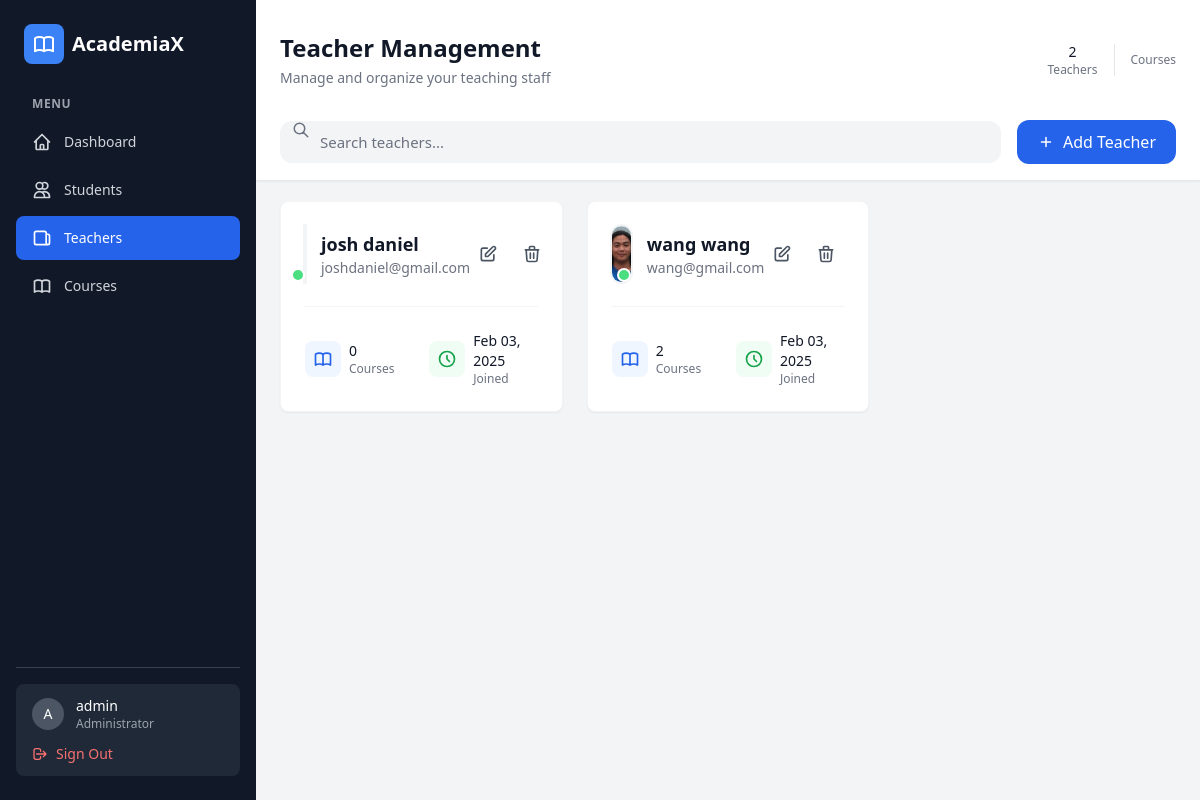
The page /manage_teachers/ (signed in) on the database as committed earlier.
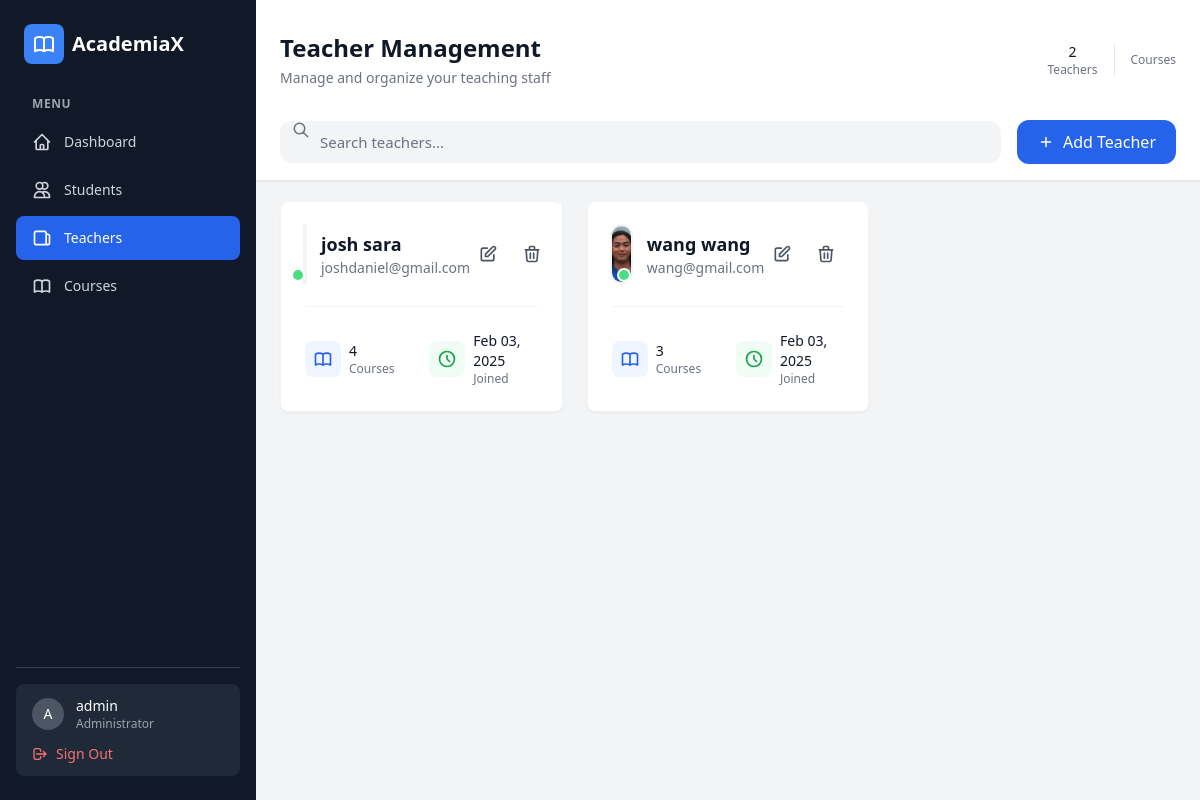
The same page on the database as committed later.
### myapp/models.py (models this page shows, shortened)
class Teacher(models.Model):
    user = models.OneToOneField(
        DjangoUser,
        on_delete=models.CASCADE,
        related_name='teacher'
    )
    first_name = models.CharField(max_length=100)
    last_name = models.CharField(max_length=100)
    profile_picture = models.ImageField(upload_to='teacher_profiles/', null=True, blank=True)
    is_active = models.BooleanField(default=True, db_index=True)

### myapp/admin_page.py (the view, shortened to what this page needs)
# urls.py: path('manage_teachers/', admin_page.manage_teachers, name='manage_teachers'),
@login_required
def manage_teachers(request):
    teachers = Teacher.objects.all().order_by('first_name')
    return render(request, 'admin/manage_teachers.html', {
        'teachers': teachers,
    })

### myapp/templates/admin/manage_teachers.html (shortened to what this page needs)
{% extends 'admin/admin_page.html' %}
{% block main_content %}
<div class="sticky top-0 bg-white z-20 -mt-8 -mx-6 border-b shadow-sm">
    <div class="px-6 pt-8 pb-4">
        <div class="max-w-7xl mx-auto">
            <div class="flex justify-between items-center md:ml-0 ml-8">
                <div>
                    <h1 class="text-2xl font-semibold text-gray-900">Teacher Management</h1>
                    <p class="text-sm text-gray-500 mt-1">Manage and organize your teaching staff</p>
                </div>
                <div class="flex items-center gap-4">
                    <div class="text-center">
                        <p class="text-sm font-medium text-gray-900">{{ teachers.count }}</p>
                        <p class="text-xs text-gray-500">Teachers</p>
                    </div>
                    <div class="text-center">
                        <p class="text-xs text-gray-500">Courses</p>
                    </div>
                </div>
            </div>
        </div>
    </div>
    <div class="px-6 py-4">
        <div class="max-w-7xl mx-auto">
            <div class="flex items-center gap-4">
                <div class="relative flex-1">
                    <div class="absolute left-0 pl-3 flex items-center pointer-events-none">
                    </div>
                    <input type="text"
                           id="teacherSearch"
                           placeholder="Search teachers..."
                           class="w-full px-4 py-2.5 pl-10 bg-gray-100 rounded-xl
                                  focus:bg-gray-50 focus:ring-0 focus:outline-none
                                  placeholder-gray-500 text-gray-600 text-[15px]
                                  transition-all"
                           oninput="searchTeachers()">
                </div>
                <button id="addTeacherBtn"
                        class="flex items-center gap-2 px-5 py-2.5 bg-blue-600 hover:bg-blue-700
                               text-white font-medium rounded-xl transition-all duration-200
                               hover:shadow-lg active:transform active:scale-95">
                    <svg class="w-[18px] h-[18px]" fill="none" stroke="currentColor" viewBox="0 0 24 24">
                        <path stroke-linecap="round" stroke-linejoin="round" stroke-width="2"
                              d="M12 6v6m0 0v6m0-6h6m-6 0H6"/>
                    </svg>
                    <span>Add Teacher</span>
                </button>
            </div>
        </div>
    </div>
</div>
<div class="h-5"></div>
<div class="grid grid-cols-1 md:grid-cols-2 lg:grid-cols-3 gap-6">
    {% for teacher in teachers %}
    <div class="bg-white rounded-lg shadow-sm hover:shadow-md transition-shadow duration-200 overflow-hidden teacher-card border border-gray-100"
         data-teacher-id="{{ teacher.id }}">
        <div class="p-6">
            <div class="flex items-center justify-between">
                <div class="flex items-center space-x-4">
                    <div class="relative">
                        {% if teacher.profile_picture %}
                            <img src="{{ teacher.profile_picture.url }}"
                                 alt="{{ teacher.first_name }}"
                                 class="h-14 w-14 rounded-full object-cover ring-2 ring-gray-100">
                        {% endif %}
                        <span class="absolute bottom-0 right-0 h-3.5 w-3.5 rounded-full border-2 border-white {{ teacher.is_active|yesno:'bg-green-400,bg-red-400' }}"></span>
                    </div>
                    <div>
                        <h3 class="text-lg font-semibold text-gray-900">{{ teacher.first_name }} {{ teacher.last_name }}</h3>
                        <p class="text-sm text-gray-500">{{ teacher.user.email }}</p>
                    </div>
                </div>
                <div class="flex items-center space-x-2">
                    <button onclick="editTeacher('{{ teacher.id }}')"
                            class="p-2 text-gray-600 hover:text-blue-600 hover:bg-blue-50 rounded-full transition-colors">
                        <svg class="w-5 h-5" fill="none" stroke="currentColor" viewBox="0 0 24 24">
                            <path stroke-linecap="round" stroke-linejoin="round" stroke-width="2" d="M11 5H6a2 2 0 00-2 2v11a2 2 0 002 2h11a2 2 0 002-2v-5m-1.414-9.414a2 2 0 112.828 2.828L11.828 15H9v-2.828l8.586-8.586z"/>
                        </svg>
                    </button>
                    <button onclick="deleteTeacher('{{ teacher.id }}')"
                            class="p-2 text-gray-600 hover:text-red-600 hover:bg-red-50 rounded-full transition-colors">
                        <svg class="w-5 h-5" fill="none" stroke="currentColor" viewBox="0 0 24 24">
                            <path stroke-linecap="round" stroke-linejoin="round" stroke-width="2" d="M19 7l-.867 12.142A2 2 0 0116.138 21H7.862a2 2 0 01-1.995-1.858L5 7m5 4v6m4-6v6m1-10V4a1 1 0 00-1-1h-4a1 1 0 00-1 1v3M4 7h16"/>
                        </svg>
                    </button>
                </div>
            </div>
            <div class="mt-6 pt-6 border-t border-gray-100">
                <div class="grid grid-cols-2 gap-4">
                    <div class="flex items-center space-x-2">
                        <div class="p-2 bg-blue-50 rounded-lg">
                        </div>
                        <div>
                            <p class="text-sm font-medium text-gray-900">{{ teacher.courses_teaching.count }}</p>
                            <p class="text-xs text-gray-500">Courses</p>
                        </div>
                    </div>
                    <div class="flex items-center space-x-2">
                        <div class="p-2 bg-green-50 rounded-lg">
                            <svg class="w-5 h-5 text-green-600" fill="none" stroke="currentColor" viewBox="0 0 24 24">
                                <path stroke-linecap="round" stroke-linejoin="round" stroke-width="2" d="M12 8v4l3 3m6-3a9 9 0 11-18 0 9 9 0 0118 0z"/>
                            </svg>
                        </div>
                        <div>
                            <p class="text-sm font-medium text-gray-900">{{ teacher.user.date_joined|date:"M d, Y" }}</p>
                            <p class="text-xs text-gray-500">Joined</p>
                        </div>
                    </div>
                </div>
            </div>
        </div>
    </div>
    {% endfor %}
</div>
<link rel="stylesheet" href="https://cdnjs.cloudflare.com/ajax/libs/animate.css/4.1.1/animate.min.css">
{% endblock %}

### myapp/templates/admin/admin_page.html (shortened to what this page needs)
{% load static %}
<!DOCTYPE html>
<html lang="en">
<head>
    <script src="https://cdn.tailwindcss.com"></script>
</head>
<body class="bg-gray-100">
    <div class="min-h-screen flex">
        <div id="sidebar" class="bg-gray-900 text-white w-64 flex flex-col h-screen py-6 px-4 absolute inset-y-0 left-0 transform -translate-x-full md:relative md:translate-x-0 transition duration-200 ease-in-out z-30">
            <div class="flex items-center justify-between px-2 mb-8 md:mt-0 mt-8">
                <div class="flex items-center gap-2">
                    <div class="bg-blue-500 rounded-lg p-2">
                    </div>
                    <span class="text-xl font-bold">AcademiaX</span>
                </div>
            </div>
            <nav class="flex-1 space-y-1" aria-label="Main Navigation">
                <h2 class="px-4 text-xs font-semibold text-gray-400 uppercase tracking-wider mb-2">Menu</h2>
                <a href="{% url 'admin_page' %}"
                   class="flex items-center gap-3 px-4 py-3 rounded-lg transition-colors duration-200
                          {% if request.path == '/admin_page/' %}
                              bg-blue-600 text-white
                          {% else %}
                              text-gray-300 hover:bg-gray-800 hover:text-white
                          {% endif %}">
                    <svg class="w-5 h-5" fill="none" stroke="currentColor" viewBox="0 0 24 24">
                        <path stroke-linecap="round" stroke-linejoin="round" stroke-width="2"
                              d="M3 12l2-2m0 0l7-7 7 7M5 10v10a1 1 0 001 1h3m10-11l2 2m-2-2v10a1 1 0 01-1 1h-3m-6 0a1 1 0 001-1v-4a1 1 0 011-1h2a1 1 0 011 1v4a1 1 0 001 1m-6 0h6"/>
                    </svg>
                    <span class="text-sm font-medium">Dashboard</span>
                </a>
                <a href="#"
                   class="flex items-center gap-3 px-4 py-3 rounded-lg transition-colors duration-200
                          {% if request.path == '/admin/students/' %}
                              bg-blue-600 text-white
                          {% else %}
                              text-gray-300 hover:bg-gray-800 hover:text-white
                          {% endif %}">
                    <svg class="w-5 h-5" fill="none" stroke="currentColor" viewBox="0 0 24 24">
                        <path stroke-linecap="round" stroke-linejoin="round" stroke-width="2"
                              d="M12 4.354a4 4 0 110 5.292M15 21H3v-1a6 6 0 0112 0v1zm0 0h6v-1a6 6 0 00-9-5.197M13 7a4 4 0 11-8 0 4 4 0 018 0z"/>
                    </svg>
                    <span class="text-sm font-medium">Students</span>
                </a>
                <a href="{% url 'manage_teachers' %}"
                   class="flex items-center gap-3 px-4 py-3 rounded-lg transition-colors duration-200
                          {% if request.path == '/manage_teachers/' %}
                              bg-blue-600 text-white
                          {% else %}
                              text-gray-300 hover:bg-gray-800 hover:text-white
                          {% endif %}">
                    <svg class="w-5 h-5" fill="none" stroke="currentColor" viewBox="0 0 24 24">
                        <path stroke-linecap="round" stroke-linejoin="round" stroke-width="2"
                              d="M19 20H5a2 2 0 01-2-2V6a2 2 0 012-2h10a2 2 0 012 2v1m2 13a2 2 0 01-2-2V7m2 13a2 2 0 002-2V9.5a2 2 0 00-2-2h-2"/>
                    </svg>
                    <span class="text-sm font-medium">Teachers</span>
                </a>
                <a href="{% url 'manage_courses' %}"
                   class="flex items-center gap-3 px-4 py-3 rounded-lg transition-colors duration-200
                          {% if request.path == '/manage_courses/' %}
                              bg-blue-600 text-white
                          {% else %}
                              text-gray-300 hover:bg-gray-800 hover:text-white
                          {% endif %}">
                    <span class="text-sm font-medium">Courses</span>
                </a>
            </nav>
            <div class="mt-auto pt-4 border-t border-gray-700">
                <div class="px-4 py-3 rounded-lg bg-gray-800">
                    <div class="flex items-center gap-3 mb-3">
                        <div class="w-8 h-8 rounded-full bg-gray-600 flex items-center justify-center">
                            <span class="text-sm font-medium text-white">{{ user.username|make_list|first|upper }}</span>
                        </div>
                        <div class="flex-1 min-w-0">
                            <p class="text-sm font-medium text-white truncate">{{ user.username }}</p>
                            <p class="text-xs text-gray-400 truncate">Administrator</p>
                        </div>
                    </div>
                    <a href="{% url 'logout' %}"
                       class="flex items-center gap-2 text-sm text-red-400 hover:text-red-300 transition-colors duration-200">
                        <svg class="w-4 h-4" fill="none" stroke="currentColor" viewBox="0 0 24 24">
                            <path stroke-linecap="round" stroke-linejoin="round" stroke-width="2"
                                  d="M17 16l4-4m0 0l-4-4m4 4H7m6 4v1a3 3 0 01-3 3H6a3 3 0 01-3-3V7a3 3 0 013-3h4a3 3 0 013 3v1"/>
                        </svg>
                        <span>Sign Out</span>
                    </a>
                </div>
            </div>
        </div>
        <div class="flex-1 flex flex-col h-screen overflow-hidden">
            <div class="flex-1 overflow-y-auto">
                <div class="w-full px-6 py-8">
                    {% block main_content %}{% endblock %}
                </div>
            </div>
        </div>
    </div>
</body>
</html>

### myapp/templates/admin/admin_page.html (style rules this page uses)
.overflow-y-auto { scrollbar-width: thin; scrollbar-color: #888 #f1f1f1; }

Rows that differ between the two databases and show on the page:
changed Teacher "josh": last_name "daniel" → "sara"; courses_teaching.count "0" → "4"
computed for Teacher "wang": courses_teaching.count "2" → "3"
